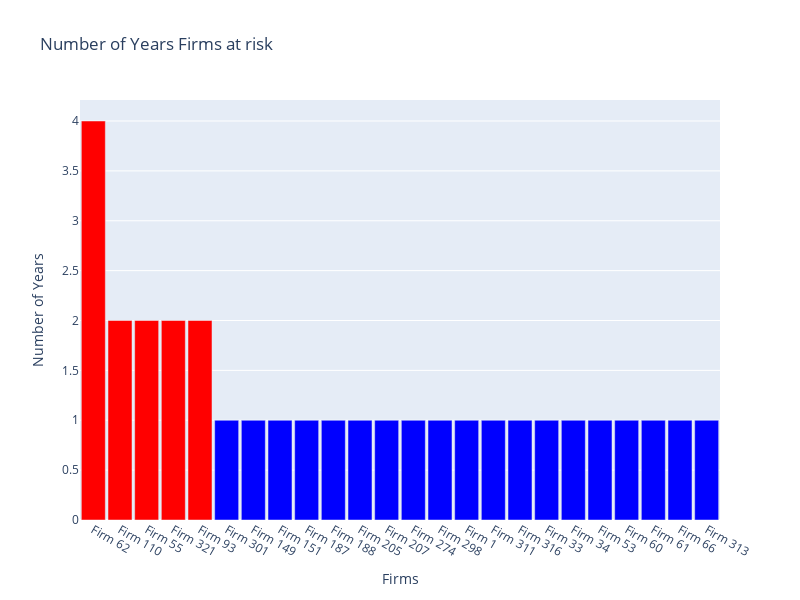

Here is the notebook cell this chart was saved with:
### Code cell
plot_bar_chart(df_firm_risk_index)

### Figure 1 — Plotly figure (JSON) as saved in the notebook; plotly's stock layout.template omitted (floating-point values rounded to 4 significant figures)
{"data": [{"marker": {"color": ["red", "red", "red", "red", "red", "blue", "blue", "blue", "blue", "blue", "blue", "blue", "blue", "blue", "blue", "blue", "blue", "blue", "blue", "blue", "blue", "blue", "blue", "blue"]}, "textposition": "outside", "type": "bar", "x": ["Firm 62", "Firm 110", "Firm 55", "Firm 321", "Firm 93", "Firm 301", "Firm 149", "Firm 151", "Firm 187", "Firm 188", "Firm 205", "Firm 207", "Firm 274", "Firm 298", "Firm 1", "Firm 311", "Firm 316", "Firm 33", "Firm 34", "Firm 53", "Firm 60", "Firm 61", "Firm 66", "Firm 313"], "y": [4, 2, 2, 2, 2, 1, 1, 1, 1, 1, 1, 1, 1, 1, 1, 1, 1, 1, 1, 1, 1, 1, 1, 1]}], "layout": {"autosize": false, "bargap": 0.1, "height": 600, "title": {"text": "Number of Years Firms at risk"}, "width": 800, "xaxis": {"title": {"text": "Firms"}}, "yaxis": {"title": {"text": "Number of Years"}}}}
